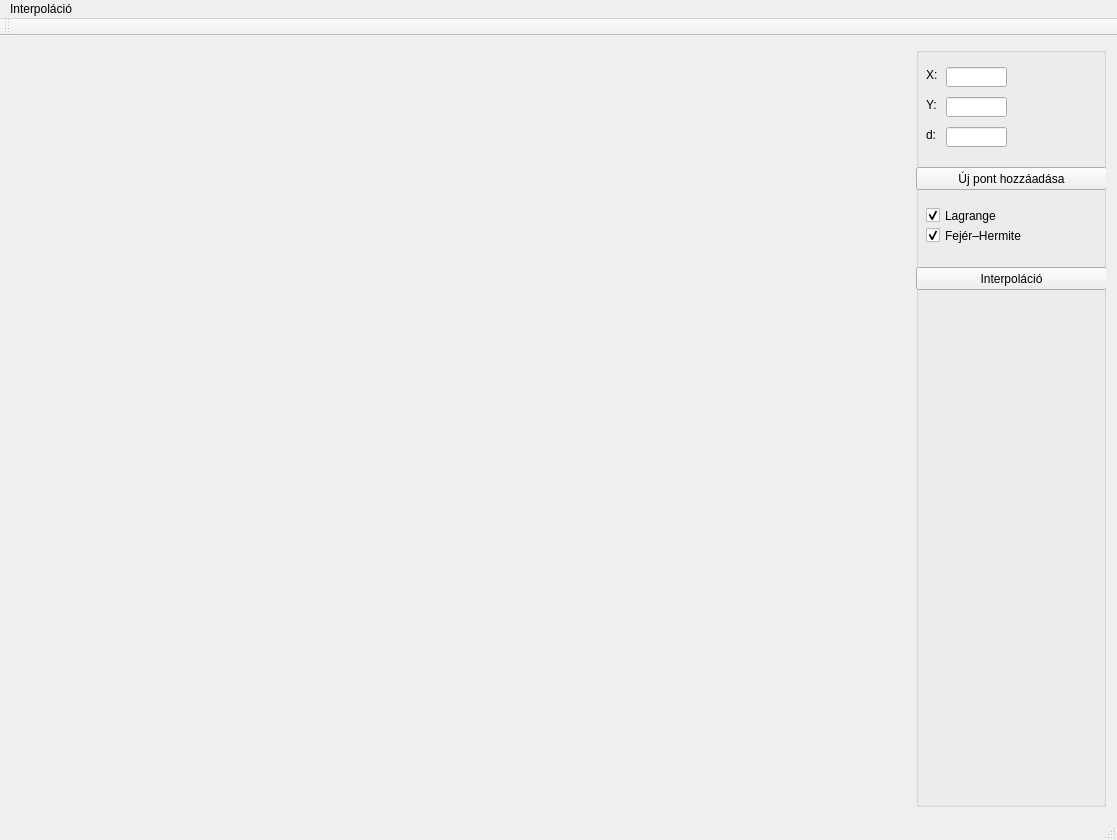
<?xml version="1.0" encoding="UTF-8"?>
<ui version="4.0">
 <class>Szakdolgozat_AWFRNEClass</class>
 <widget class="QMainWindow" name="Szakdolgozat_AWFRNEClass">
  <property name="geometry">
   <rect>
    <x>0</x>
    <y>0</y>
    <width>1117</width>
    <height>840</height>
   </rect>
  </property>
  <property name="sizePolicy">
   <sizepolicy hsizetype="Preferred" vsizetype="Preferred">
    <horstretch>1</horstretch>
    <verstretch>1</verstretch>
   </sizepolicy>
  </property>
  <property name="minimumSize">
   <size>
    <width>1100</width>
    <height>840</height>
   </size>
  </property>
  <property name="windowTitle">
   <string>Szakdolgozat_AWFRNE</string>
  </property>
  <widget class="QWidget" name="centralWidget">
   <layout class="QGridLayout" name="gridLayout">
    <item row="0" column="0">
     <widget class="QCustomPlot" name="customPlot" native="true">
      <property name="sizePolicy">
       <sizepolicy hsizetype="MinimumExpanding" vsizetype="MinimumExpanding">
        <horstretch>0</horstretch>
        <verstretch>0</verstretch>
       </sizepolicy>
      </property>
      <property name="minimumSize">
       <size>
        <width>770</width>
        <height>770</height>
       </size>
      </property>
     </widget>
    </item>
    <item row="0" column="1">
     <widget class="QGroupBox" name="groupBox">
      <property name="sizePolicy">
       <sizepolicy hsizetype="Preferred" vsizetype="Preferred">
        <horstretch>0</horstretch>
        <verstretch>0</verstretch>
       </sizepolicy>
      </property>
      <property name="minimumSize">
       <size>
        <width>190</width>
        <height>0</height>
       </size>
      </property>
      <property name="title">
       <string/>
      </property>
      <widget class="QPushButton" name="pushButtonAddPoint">
       <property name="geometry">
        <rect>
         <x>0</x>
         <y>120</y>
         <width>191</width>
         <height>23</height>
        </rect>
       </property>
       <property name="text">
        <string>Új pont hozzáadása</string>
       </property>
      </widget>
      <widget class="QPushButton" name="pushButtonInterpolate">
       <property name="enabled">
        <bool>true</bool>
       </property>
       <property name="geometry">
        <rect>
         <x>0</x>
         <y>220</y>
         <width>191</width>
         <height>23</height>
        </rect>
       </property>
       <property name="text">
        <string>Interpoláció</string>
       </property>
      </widget>
      <widget class="QLineEdit" name="lineEditX">
       <property name="geometry">
        <rect>
         <x>30</x>
         <y>20</y>
         <width>61</width>
         <height>20</height>
        </rect>
       </property>
       <property name="toolTip">
        <string extracomment="X koordináta"/>
       </property>
       <property name="maxLength">
        <number>10</number>
       </property>
      </widget>
      <widget class="QLineEdit" name="lineEditY">
       <property name="geometry">
        <rect>
         <x>30</x>
         <y>50</y>
         <width>61</width>
         <height>20</height>
        </rect>
       </property>
      </widget>
      <widget class="QLabel" name="labelMessage">
       <property name="geometry">
        <rect>
         <x>0</x>
         <y>270</y>
         <width>191</width>
         <height>20</height>
        </rect>
       </property>
       <property name="text">
        <string/>
       </property>
      </widget>
      <widget class="QLabel" name="labelXCoord">
       <property name="geometry">
        <rect>
         <x>10</x>
         <y>20</y>
         <width>21</width>
         <height>16</height>
        </rect>
       </property>
       <property name="text">
        <string>X:</string>
       </property>
      </widget>
      <widget class="QLabel" name="labelYCoord">
       <property name="geometry">
        <rect>
         <x>10</x>
         <y>50</y>
         <width>21</width>
         <height>16</height>
        </rect>
       </property>
       <property name="text">
        <string>Y:</string>
       </property>
      </widget>
      <widget class="QLineEdit" name="lineEditDerivative">
       <property name="geometry">
        <rect>
         <x>30</x>
         <y>80</y>
         <width>61</width>
         <height>20</height>
        </rect>
       </property>
      </widget>
      <widget class="QLabel" name="labelDerivative">
       <property name="geometry">
        <rect>
         <x>10</x>
         <y>80</y>
         <width>21</width>
         <height>16</height>
        </rect>
       </property>
       <property name="text">
        <string>d:</string>
       </property>
      </widget>
      <widget class="QCheckBox" name="checkBoxLagrange">
       <property name="geometry">
        <rect>
         <x>10</x>
         <y>160</y>
         <width>171</width>
         <height>17</height>
        </rect>
       </property>
       <property name="text">
        <string>Lagrange</string>
       </property>
       <property name="checked">
        <bool>true</bool>
       </property>
      </widget>
      <widget class="QCheckBox" name="checkBoxHermite">
       <property name="geometry">
        <rect>
         <x>10</x>
         <y>180</y>
         <width>171</width>
         <height>17</height>
        </rect>
       </property>
       <property name="text">
        <string>Fejér–Hermite</string>
       </property>
       <property name="checked">
        <bool>true</bool>
       </property>
      </widget>
     </widget>
    </item>
   </layout>
  </widget>
  <widget class="QMenuBar" name="menuBar">
   <property name="geometry">
    <rect>
     <x>0</x>
     <y>0</y>
     <width>1117</width>
     <height>21</height>
    </rect>
   </property>
   <widget class="QMenu" name="menuInterpolate">
    <property name="title">
     <string>Interpoláció</string>
    </property>
    <addaction name="actionNew"/>
   </widget>
   <addaction name="menuInterpolate"/>
  </widget>
  <widget class="QToolBar" name="mainToolBar">
   <attribute name="toolBarArea">
    <enum>TopToolBarArea</enum>
   </attribute>
   <attribute name="toolBarBreak">
    <bool>false</bool>
   </attribute>
  </widget>
  <widget class="QStatusBar" name="statusBar"/>
  <action name="actionNew">
   <property name="text">
    <string>Új</string>
   </property>
  </action>
 </widget>
 <layoutdefault spacing="6" margin="11"/>
 <customwidgets>
  <customwidget>
   <class>QCustomPlot</class>
   <extends>QWidget</extends>
   <header location="global">qcustomplot.h</header>
   <container>1</container>
  </customwidget>
 </customwidgets>
 <resources>
  <include location="Szakdolgozat_AWFRNE.qrc"/>
 </resources>
 <connections/>
</ui>
